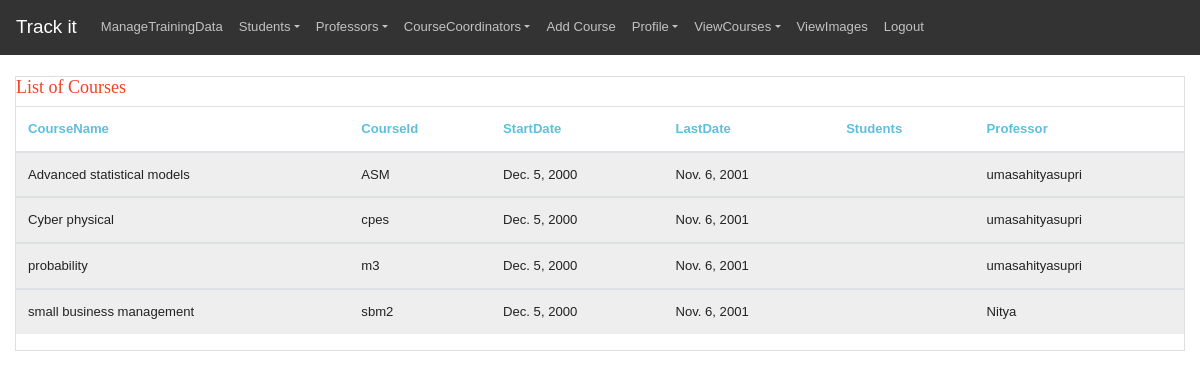
The app's page /display_courses with its own data.
### myapp/models.py (models this page shows, shortened)
class Course(models.Model):
    course_id = models.CharField(max_length=10, primary_key=True,default='')
    name = models.CharField(max_length=100)
    student=models.ManyToManyField(Student, related_name='courses')
    taught_by = models.ForeignKey(Professor, on_delete=models.CASCADE, related_name="%(app_label)s_%(class)s_prof",default=" ")
    startdate= models.DateField(default=datetime.date.today)
    enddate=models.DateField(default=datetime.date.today)

class  Professor(models.Model):
    category_choices=(
    ('Student','Student'),
    ('Teacher','Teacher'),
    ('Admin','Admin'),
    ('CourseCoordinator','CourseCoordinator')
    )
    Branch_choices=(
    ('ECE','ECE'),
    ('CSE','CSE'),
    ('EEE','EEE'),
    ('mech','mech')
    )
    username = models.CharField(max_length=150,default="",)
    firstname = models.CharField(max_length=150)
    lastname = models.CharField(max_length=150)
    email= models.EmailField(max_length=150,null=True,blank=True)
    phone_num = models.BigIntegerField(null=True,blank=True)
    branch=models.CharField(max_length=150,default="",choices=Branch_choices)
    category= models.CharField(max_length=150,default="",choices=category_choices)

### myapp/views.py (the view)
# urls.py: path('display_courses',views.display_courses,name="display_courses"),
def display_courses(request):
    today = date.today()
    data =  Course.objects.filter(enddate__lt=today)
    cou = {
         "course_number": data
     }
    return render(request,"doctor/display_courses.html",cou)

### myapp/templates/doctor/display_courses.html (shortened to what this page needs)
{% load static %}
<!doctype html>
<html lang="en">
<head>
    <link rel="stylesheet" href="{%static 'homepage/css/bootstrap.min.css' %}">
    <link rel="stylesheet" href="{%static 'homepage/css/bootstrap2.min.css' %}">
    <link rel="stylesheet" href="{%static 'homepage/css/style1.css' %}">
</head>
<body><header><nav class="navbar navbar-expand-lg navbar-dark bg-dark">
  <a class="navbar-brand" href="#">Track it</a>
  <div class="collapse navbar-collapse" id="navbarColor02">
    <ul class="navbar-nav mr-auto">
  <li class="nav-item">
    <a class="nav-link " href="/upload_class_photos">ManageTrainingData</a>
  </li>
  <li class="nav-item dropdown">
    <a class="nav-link dropdown-toggle" data-toggle="dropdown" href="#" role="button" aria-haspopup="true" aria-expanded="false">Students</a>
  </li>
  <li class="nav-item dropdown">
    <a class="nav-link dropdown-toggle" data-toggle="dropdown" href="#" role="button" aria-haspopup="true" aria-expanded="false">Professors</a>
  </li>
  <li class="nav-item dropdown">
    <a class="nav-link dropdown-toggle" data-toggle="dropdown" href="#" role="button" aria-haspopup="true" aria-expanded="false">CourseCoordinators</a>
  </li>
<li class="nav-item">
  <a class="nav-link " href="/add_course">Add Course</a>
</li>
<li class="nav-item dropdown">
  <a class="nav-link dropdown-toggle" data-toggle="dropdown" href="#" role="button" aria-haspopup="true" aria-expanded="false">Profile</a>
</li>
<li class="nav-item dropdown">
  <a class="nav-link dropdown-toggle" data-toggle="dropdown" href="#" role="button" aria-haspopup="true" aria-expanded="false">ViewCourses</a>
</li>
<li class="nav-item">
  <a class="nav-link " href="/fill_images">ViewImages</a>
</li>
<li class="nav-item">
  <a class="nav-link " href="/logout">Logout</a>
</li>
</ul>
  </div>
</nav>
</header><br>
<div class="content">
  <div class="container-fluid">
      <div class="row">
          <div class="col-md-12">
              <div class="card">
                  <div class="header">
                      <h4 class="text-danger"><strong>List of Courses</strong></h4>
                  </div>
                  <div class="content table-responsive table-full-width">
                      <table class="table table-hover table-striped">
                          <thead>
                              <th scope="col" class="text-info">CourseName</th>
                            <th scope="col" class="text-info">CourseId</th>
                            <th scope="col" class="text-info">StartDate</th>
                            <th scope="col" class="text-info">LastDate</th>
                            <th scope="col" class="text-info">Students</th>
                            <th scope="col" class="text-info">Professor</th>
                          </thead>
                          {% for course in course_number %}
                          <tbody>
                              <tr class="table-secondary">
                                <td >{{ course.name}}</td>
                                <td>{{ course.course_id}}</td>
                                <td >{{course.startdate}}</td>
                                <td >{{course.enddate}}</td>
                                <td >{{course.student.username}}</td>
                                <td >{{course.taught_by.username}}</td>
{% endfor %}
   </tr>
                          </tbody>
                      </table>
                  </div>
              </div>
          </div>
    </div>
</div>
</div>

### myapp/templates/doctor/display_courses.html (style rules this page uses)
* { box-sizing: border-box; }
body { font-family: Verdana, sans-serif; }

### records on screen
Course: name "Advanced statistical models", course_id "ASM", startdate "Dec. 5, 2000", enddate "Nov. 6, 2001", taught_by.username "umasahityasupri"
Course: name "Cyber physical", course_id "cpes", startdate "Dec. 5, 2000", enddate "Nov. 6, 2001", taught_by.username "umasahityasupri"
Course: name "probability", course_id "m3", startdate "Dec. 5, 2000", enddate "Nov. 6, 2001", taught_by.username "umasahityasupri"
Course: name "small business management", course_id "sbm2", startdate "Dec. 5, 2000", enddate "Nov. 6, 2001", taught_by.username "Nitya"
